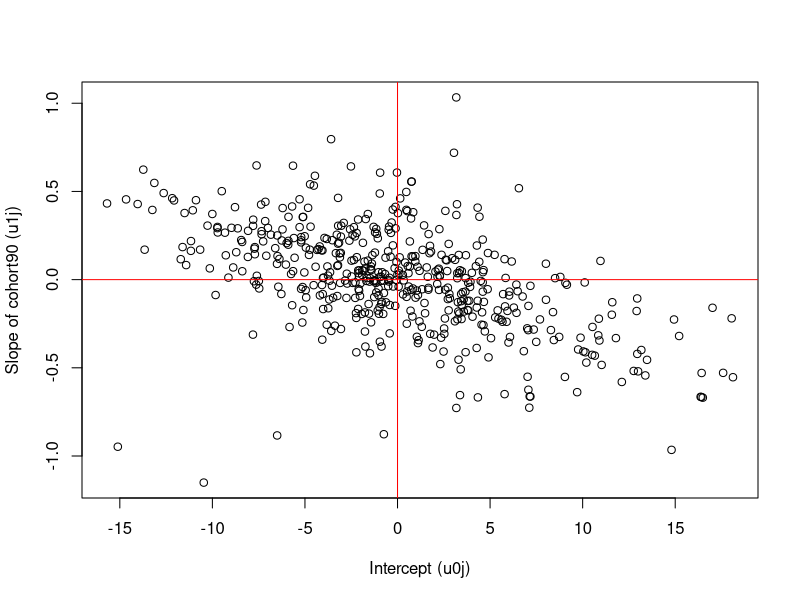
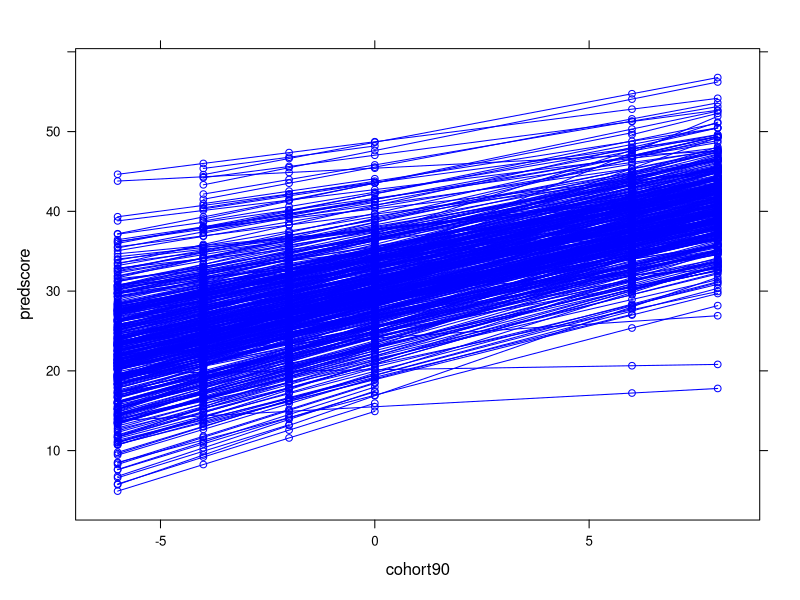
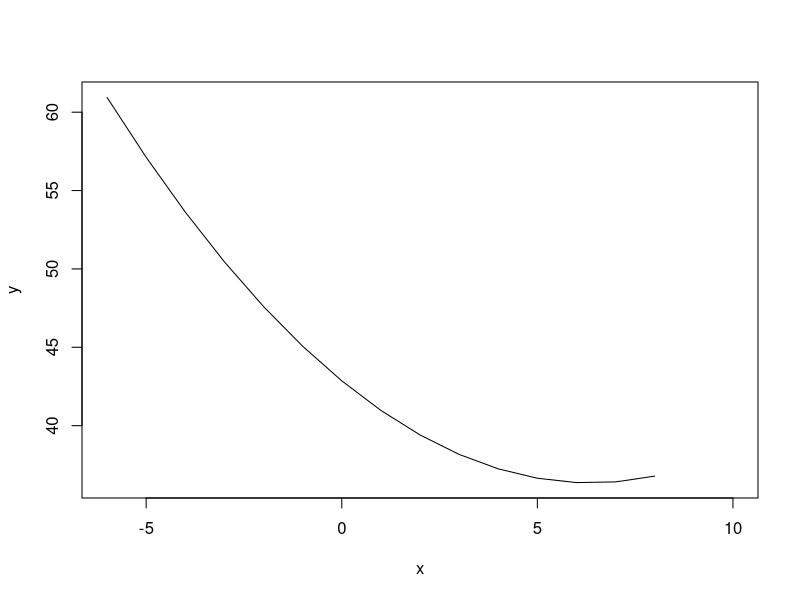

Here is the R script that generated these plots, in order:
# rm(list = ls())
# setwd("Z:/Lemma Training Materials/R/")
##############################################################################
# Module 5: Introduction to Multilevel Modelling R Practicals
#
#     P5.3: Allowing for Different Slopes across Schools: Random Slope
#           Models
#
#           Camille Szmaragd and George Leckie 
#           Centre for Multilevel Modelling, 2011
##############################################################################

library(tidyverse)
library(lattice)


mydata <- read.table(file = here::here("data", "5.3.txt"), header = TRUE, sep = ",")

library(lme4)

fit <- lmer(score ~ cohort90 + (1 + cohort90 | schoolid), data = mydata, REML = FALSE)

summary(fit)


# P5.3.1 Testing for random slopes

fita <- lmer(score ~ cohort90 + (1 | schoolid), data = mydata, REML = FALSE)

anova(fit, fita)


# P5.3.3 Examining intercept and slope residuals for schools

VarCorr(fit)$schoolid

myrandomeff <- ranef(fit, postVar = TRUE)

plot(myrandomeff[[1]], xlab = "Intercept (u0j)", ylab = "Slope of cohort90 (u1j)")

abline(h = 0, col = "red")

abline(v = 0, col = "red")

predscore <- fitted(fit)

datapred <- cbind(predscore = predscore, cohort90 = mydata$cohort90, schoolid = mydata$schoolid)

datapred <- data.frame(unique(datapred))

datapred <- datapred[order(datapred$schoolid, datapred$cohort90), ]

datapred$multiplecohorts <- rep(0, dim(datapred)[1])

datapred$multiplecohorts[datapred$schoolid %in% unique(datapred$schoolid[duplicated(datapred$schoolid)])] <- 1

xyplot(predscore ~ cohort90, data = datapred[datapred$multiplecohorts == 1, ], groups = schoolid, type = c("p", "l"), col = "blue")


# P5.3.4 Between - school variance as a function of cohort

x <- c(-6:8)

y <- 42.859 - 2.048*x + 0.161*x^2

plot(x, y, type = "l", xlim = c(-6, 10))


# P5.3.5 Adding a random coefficient for gender (dichotomous x )

(fit2a <- lmer(score ~ cohort90 + female + (1 + cohort90 | schoolid), data = mydata, REML = FALSE))

(fit2 <- lmer(score ~ cohort90 + female + (1 + cohort90 + female | schoolid), data = mydata, REML = FALSE))

anova(fit2, fit2a)


# P5.3.6 Adding a random coefficient for social class (categorical x )

mydata$sclass1 <- mydata$sclass == 1

mydata$sclass2 <- mydata$sclass == 2

mydata$sclass4 <- mydata$sclass == 4

(fit3a <- lmer(score ~ cohort90 + female + sclass1 +sclass2 + sclass4 + (1 + cohort90 | schoolid), data = mydata, REML = FALSE))

(fit3 <- lmer(score ~ cohort90 + female + sclass1 +sclass2 + sclass4 + (1 + cohort90 + sclass1 +sclass2 + sclass4 | schoolid), data = mydata, REML = FALSE))

anova(fit3, fit3a)

VarCorr(fit3)$schoolid

11.267  +  2*4.813  +  7.136

11.267  +  2*5.059  +  3.321

11.267

11.267  +  2*8.077  +  7.184
